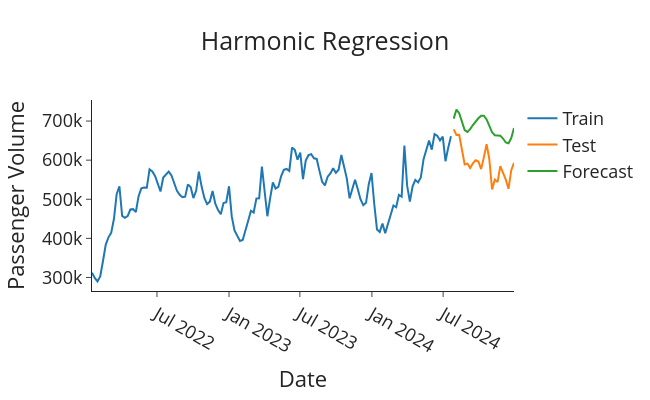

Here is the notebook cell this chart was saved with:
### Code cell
def plot_forecasts(forecasts: list[float], title: str) -> None:
    """Function to plot the forecasts."""
    fig = go.Figure()
    fig.add_trace(go.Scatter(x=train['datetime'], y=train['total_passenger_throughput'], name='Train'))
    fig.add_trace(go.Scatter(x=test['datetime'], y=test['total_passenger_throughput'], name='Test'))
    fig.add_trace(go.Scatter(x=test['datetime'], y=forecasts, name='Forecast'))
    fig.update_layout(template="simple_white", font=dict(size=18), title_text=title,
                      width=650, title_x=0.5, height=400, xaxis_title='Date',
                      yaxis_title='Passenger Volume')

    return fig.show()


# Plot the forecasts
plot_forecasts(forecasts, 'Harmonic Regression')

### Figure 1 — Plotly figure (JSON) as saved in the notebook; plotly's stock layout.template omitted (floating-point values rounded to 4 significant figures; data arrays with more than 128 entries replaced by an {"elided": "..."} marker saying what was removed)
{"data": [{"name": "Train", "type": "scatter", "x": {"elided": "132 str values"}, "y": {"elided": "132 int values"}}, {"name": "Test", "type": "scatter", "x": ["2024-07-28T00:00:00", "2024-08-04T00:00:00", "2024-08-11T00:00:00", "2024-08-18T00:00:00", "2024-08-25T00:00:00", "2024-09-01T00:00:00", "2024-09-08T00:00:00", "2024-09-15T00:00:00", "2024-09-22T00:00:00", "2024-09-29T00:00:00", "2024-10-06T00:00:00", "2024-10-13T00:00:00", "2024-10-20T00:00:00", "2024-10-27T00:00:00", "2024-11-03T00:00:00", "2024-11-10T00:00:00", "2024-11-17T00:00:00", "2024-11-24T00:00:00", "2024-12-01T00:00:00", "2024-12-08T00:00:00", "2024-12-15T00:00:00", "2024-12-22T00:00:00", "2024-12-29T00:00:00"], "y": [678633, 664297, 664911, 631374, 589153, 591268, 579878, 591820, 599604, 596558, 577109, 607145, 641098, 601939, 524870, 550112, 543788, 584700, 568596, 550052, 526736, 574310, 593227]}, {"name": "Forecast", "type": "scatter", "x": ["2024-07-28T00:00:00", "2024-08-04T00:00:00", "2024-08-11T00:00:00", "2024-08-18T00:00:00", "2024-08-25T00:00:00", "2024-09-01T00:00:00", "2024-09-08T00:00:00", "2024-09-15T00:00:00", "2024-09-22T00:00:00", "2024-09-29T00:00:00", "2024-10-06T00:00:00", "2024-10-13T00:00:00", "2024-10-20T00:00:00", "2024-10-27T00:00:00", "2024-11-03T00:00:00", "2024-11-10T00:00:00", "2024-11-17T00:00:00", "2024-11-24T00:00:00", "2024-12-01T00:00:00", "2024-12-08T00:00:00", "2024-12-15T00:00:00", "2024-12-22T00:00:00", "2024-12-29T00:00:00"], "y": [706200.0, 729400.0, 720100.0, 695900.0, 676700.0, 672400.0, 679400.0, 689800.0, 698900.0, 707100.0, 713400.0, 713700.0, 704100.0, 687000.0, 671200.0, 663700.0, 663500.0, 662700.0, 655300.0, 645200.0, 643100.0, 656500.0, 682100.0]}], "layout": {"font": {"size": 18}, "height": 400, "title": {"text": "Harmonic Regression", "x": 0.5}, "width": 650, "xaxis": {"title": {"text": "Date"}}, "yaxis": {"title": {"text": "Passenger Volume"}}}}
